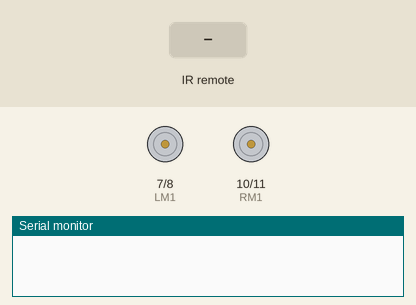
Recording of a sketch running on a simulated Arduino Uno, built with avr-gcc and run on an emulated ATmega328P. Parts: motor-driver pin pairs drawn as motors (green arrow = first pin HIGH = forward, orange = second pin HIGH = backward, longer = more drive, scaled by the enable pin), the last lines printed to the serial monitor. The inputs (shaded band) are chosen by the test bench.

Above: at 1.2 s.
1.3 s: infrared code 0xC00058 received
At 2.0 s:
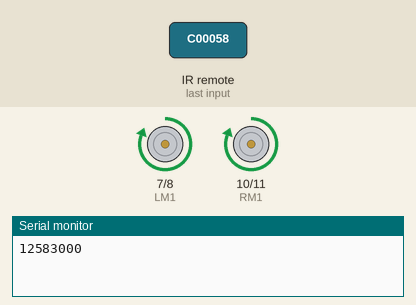
2.8 s: infrared code 0xC00059 received
At 3.1 s:
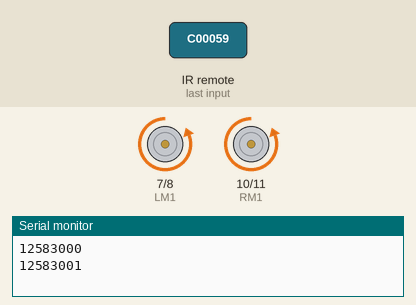
4.3 s: infrared code 0xC0005A received
At 5.4 s:
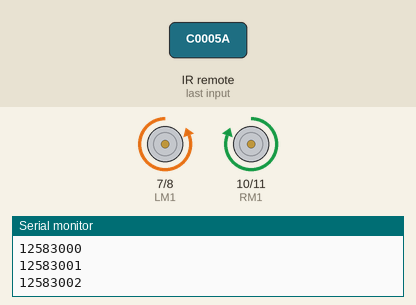
5.8 s: infrared code 0xC0005B received
At 6.6 s:
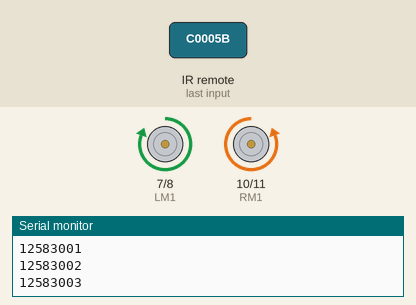
7.3 s: infrared code 0xC0005C received
At 7.7 s:
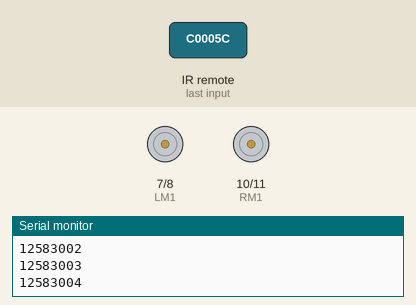
Timing chart, 0 to 9.8 s (numbered marks = the images above; inputs shaded):
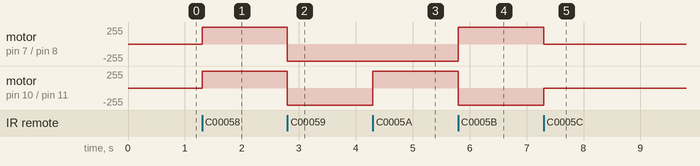

Measured:
- after the input at 1.3 s, motor on pin 7 (LM1) / pin 8 (LM2), motor on pin 10 (RM1) / pin 11 (RM2): stopped → forward 255/255 at once
- after the input at 2.8 s, motor on pin 7 (LM1) / pin 8 (LM2), motor on pin 10 (RM1) / pin 11 (RM2): forward 255/255 → backward 255/255 at once
- after the input at 4.3 s, motor on pin 10 (RM1) / pin 11 (RM2): backward 255/255 → forward 255/255 at once
- after the input at 5.8 s, motor on pin 7 (LM1) / pin 8 (LM2): backward 255/255 → forward 255/255 at once; motor on pin 10 (RM1) / pin 11 (RM2): forward 255/255 → backward 255/255 at once
- after the input at 7.3 s, motor on pin 7 (LM1) / pin 8 (LM2): forward 255/255 → stopped at once; motor on pin 10 (RM1) / pin 11 (RM2): backward 255/255 → stopped at once

The sketch:

Final_Car_IR.ino
```cpp
#include <IRremote.h>
int IRpin = 12;

int LM1 = 7;
int LM2 = 8;
int RM1 = 10;
int RM2 = 11;

int speed1 = 3;
int speed2 = 6;

IRrecv irrecv(IRpin);
decode_results results;

void setup() {
  pinMode(LM1, OUTPUT);
  pinMode(LM2, OUTPUT);
  pinMode(RM1, OUTPUT);
  pinMode(RM2, OUTPUT);

  pinMode(speed1, OUTPUT);
  pinMode(speed2, OUTPUT);
  analogWrite(speed1, 255);
  analogWrite(speed2, 255);

  Serial.begin(9600);
  irrecv.enableIRIn();

}

void loop() {

  if (irrecv.decode(&results))
  {
    Serial.println(results.value, DEC);
    irrecv.resume();
  }
  if (results.value == 12583000)//UP (forward)
  {
    forward();
  }
  else if (results.value == 12583001)//DOWN (back)
  {
    back();
  }
  else if (results.value == 12583004)//CENTER (stop)
  {
    Stop();
  }
  else if (results.value == 12583002)//LEFT
  {
     left();
  }
  else if (results.value == 12583003)//RIGHT
  {
     right();
  }

}

  void right(){
    digitalWrite(LM1, HIGH);
    digitalWrite(LM2, LOW);
    digitalWrite(RM1, LOW);
    digitalWrite(RM2, HIGH);
  }

  void left(){
    digitalWrite(LM1, LOW);
    digitalWrite(LM2, HIGH);
    digitalWrite(RM1, HIGH);
    digitalWrite(RM2, LOW);
  }

  void Stop(){
    digitalWrite(LM1, LOW);
    digitalWrite(LM2, LOW);
    digitalWrite(RM1, LOW);
    digitalWrite(RM2, LOW);

  }

  void back(){
    digitalWrite(LM1, LOW);
    digitalWrite(LM2, HIGH);
    digitalWrite(RM1, LOW);
    digitalWrite(RM2, HIGH);
  }

  void forward(){
    digitalWrite(LM1, HIGH);
    digitalWrite(LM2, LOW);
    digitalWrite(RM1, HIGH);
    digitalWrite(RM2, LOW);
  }
```
